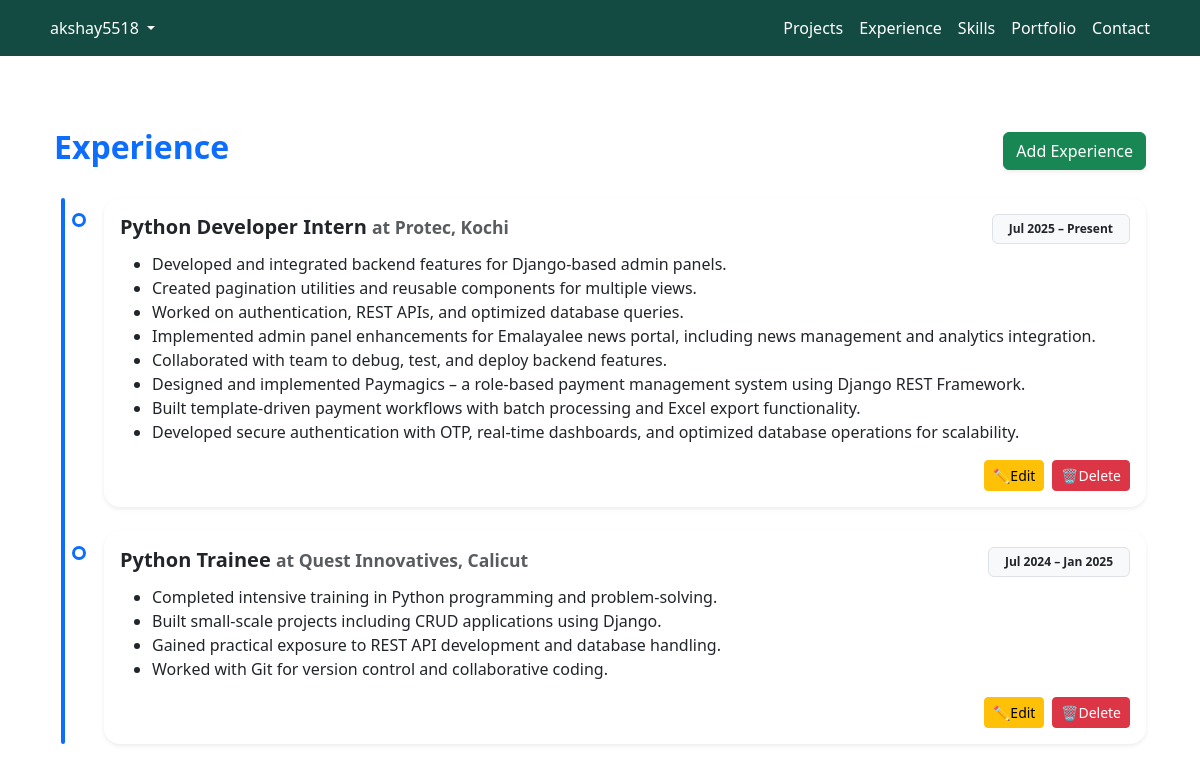
Page /experience/ (signed in) on the committed database.
### Portfolio_App/models.py (models this page shows, shortened)
class Experience(models.Model):
    company = models.CharField(max_length=200)
    role = models.CharField(max_length=200)
    time = models.CharField(max_length=100)
    work_done = models.JSONField()

### Portfolio_Admin_App/views.py (the view)
# urls.py: path('experience/', experience_dashboard, name='experience'),
@csrf_exempt
@login_required(login_url='login')
def experience_dashboard(request):
    experiences = Experience.objects.all()
    return render(request, 'experience.html', {'experiences': experiences})

### Portfolio_Admin_App/templates/experience.html (shortened to what this page needs)
{% extends "base.html" %}
{% block content %}
<div class="container py-5">
    <div class="d-flex justify-content-between align-items-center mb-4">
        <h2 class="fw-bold text-primary">Experience</h2>
        <a href="{% url 'experience_create' %}" class="btn btn-success shadow-sm">
             Add Experience
        </a>
    </div>
    {% if experiences %}
        <div class="timeline">
            {% for exp in experiences %}
                <div class="timeline-item mb-4">
                    <div class="card border-0 shadow-sm rounded-4">
                        <div class="card-body">
                            <div class="d-flex justify-content-between align-items-center">
                                <h5 class="fw-bold mb-1">{{ exp.role }}
                                    <small class="text-muted">at {{ exp.company }}</small>
                                </h5>
                                <span class="badge bg-light text-dark border px-3 py-2">{{ exp.time }}</span>
                            </div>
                            <ul class="mt-2">
                                {% for task in exp.work_done %}
                                    <li>{{ task }}</li>
                                {% endfor %}
                            </ul>
                            <div class="mt-3 d-flex justify-content-end gap-2">
                                <a href="{% url 'experience_edit' exp.id %}" class="btn btn-sm btn-warning">
                                     ✏️Edit
                                </a>
                                <a href="{% url 'experience_delete' exp.id %}" class="btn btn-sm btn-danger"
                                   onclick="return confirm('Are you sure you want to delete this experience?');">
                                     🗑️Delete
                                </a>
                            </div>
                        </div>
                    </div>
                </div>
            {% endfor %}
        </div>
    {% else %}
        <div class="alert alert-info text-center shadow-sm">No experience added yet.</div>
    {% endif %}
</div>
{% endblock %}

### Portfolio_Admin_App/templates/base.html (shortened to what this page needs)
{% load static %}
<!DOCTYPE html>
<html lang="en">
<head>
    <link rel="stylesheet" href="https://cdn.jsdelivr.net/npm/bootstrap@5.3.2/dist/css/bootstrap.min.css">
    <link rel="stylesheet" href="{% static 'css/dashboard.css' %}">
    <link rel="stylesheet" href="{% static 'css/experience.css' %}">
</head>
<body>
    <nav class="navbar navbar-expand-lg" style="background-color: #134b42;">
        <div class="container">
            <div class="collapse navbar-collapse" id="navbarContent">
                {% if request.user.is_authenticated %}
                <ul class="navbar-nav me-auto mb-2 mb-lg-0 d-none d-lg-flex">
                    <li class="nav-item dropdown">
                        <a class="nav-link dropdown-toggle text-white" href="#" id="userDropdown" role="button"
                            data-bs-toggle="dropdown" aria-expanded="false">
                            {{ request.user.username }}
                        </a>
                    </li>
                </ul>
                <ul class="navbar-nav ms-auto mb-2 mb-lg-0">
                    <li class="nav-item d-none d-lg-block"><a class="nav-link text-white" href="{% url 'projects' %}">Projects</a></li>
                    <li class="nav-item d-none d-lg-block"><a class="nav-link text-white" href="{% url 'experience' %}">Experience</a></li>
                    <li class="nav-item d-none d-lg-block"><a class="nav-link text-white" href="{% url 'skills' %}">Skills</a></li>
                    <li class="nav-item d-none d-lg-block"><a class="nav-link text-white" href="{% url 'portfolio' %}">Portfolio</a></li>
                    <li class="nav-item d-none d-lg-block"><a class="nav-link text-white" href="{% url 'contact' %}">Contact</a>
                    </li>
                </ul>
                {% else %}
                <ul class="navbar-nav">
                    <li class="d-flex justify-content-start align-items-start text-white">AdminLogin</li>
                </ul>
                {% endif %}
            </div>
        </div>
    </nav>
    <div class="container mt-4">
        {% block content %}
        {% endblock %}
    </div>
</body>
</html>

### Portfolio_Admin_App/static/css/experience.css (style rules this page uses)
.timeline { position: relative; padding-left: 20px; }
.timeline::before { content: ""; position: absolute; top: 0; left: 7px; width: 4px; height: 100%; background: #0d6efd; border-radius: 2px; }
.timeline-item { position: relative; padding-left: 30px; }
.timeline-item::before { content: ""; position: absolute; top: 15px; left: -2px; width: 14px; height: 14px; background: #fff; border: 3px solid #0d6efd; border-radius: 50%; }

### rows in the picture
Experience: role "Python Developer Intern", company "Protec, Kochi", time "Jul 2025 – Present", work_done "Developed and integrated backend features for Django-based admin panels." "Created pagination utilities and reusable components for multiple views." "Worked on authentication, REST APIs, and optimized database queries." "Implemented admin panel enhancements for Emalayalee news portal, including news management and analytics integration." "Collaborated with team to debug, test, and deploy backend features." "Designed and implemented Paymagics – a role-based payment management system using Django REST Framework." "Built template-driven payment workflows with batch processing and Excel export functionality." "Developed secure authentication with OTP, real-time dashboards, and optimized database operations for scalability."
Experience: role "Python Trainee", company "Quest Innovatives, Calicut", time "Jul 2024 – Jan 2025", work_done "Completed intensive training in Python programming and problem-solving." "Built small-scale projects including CRUD applications using Django." "Gained practical exposure to REST API development and database handling." "Worked with Git for version control and collaborative coding."

### other values in the picture
{{ request.user.username }} "akshay5518"
